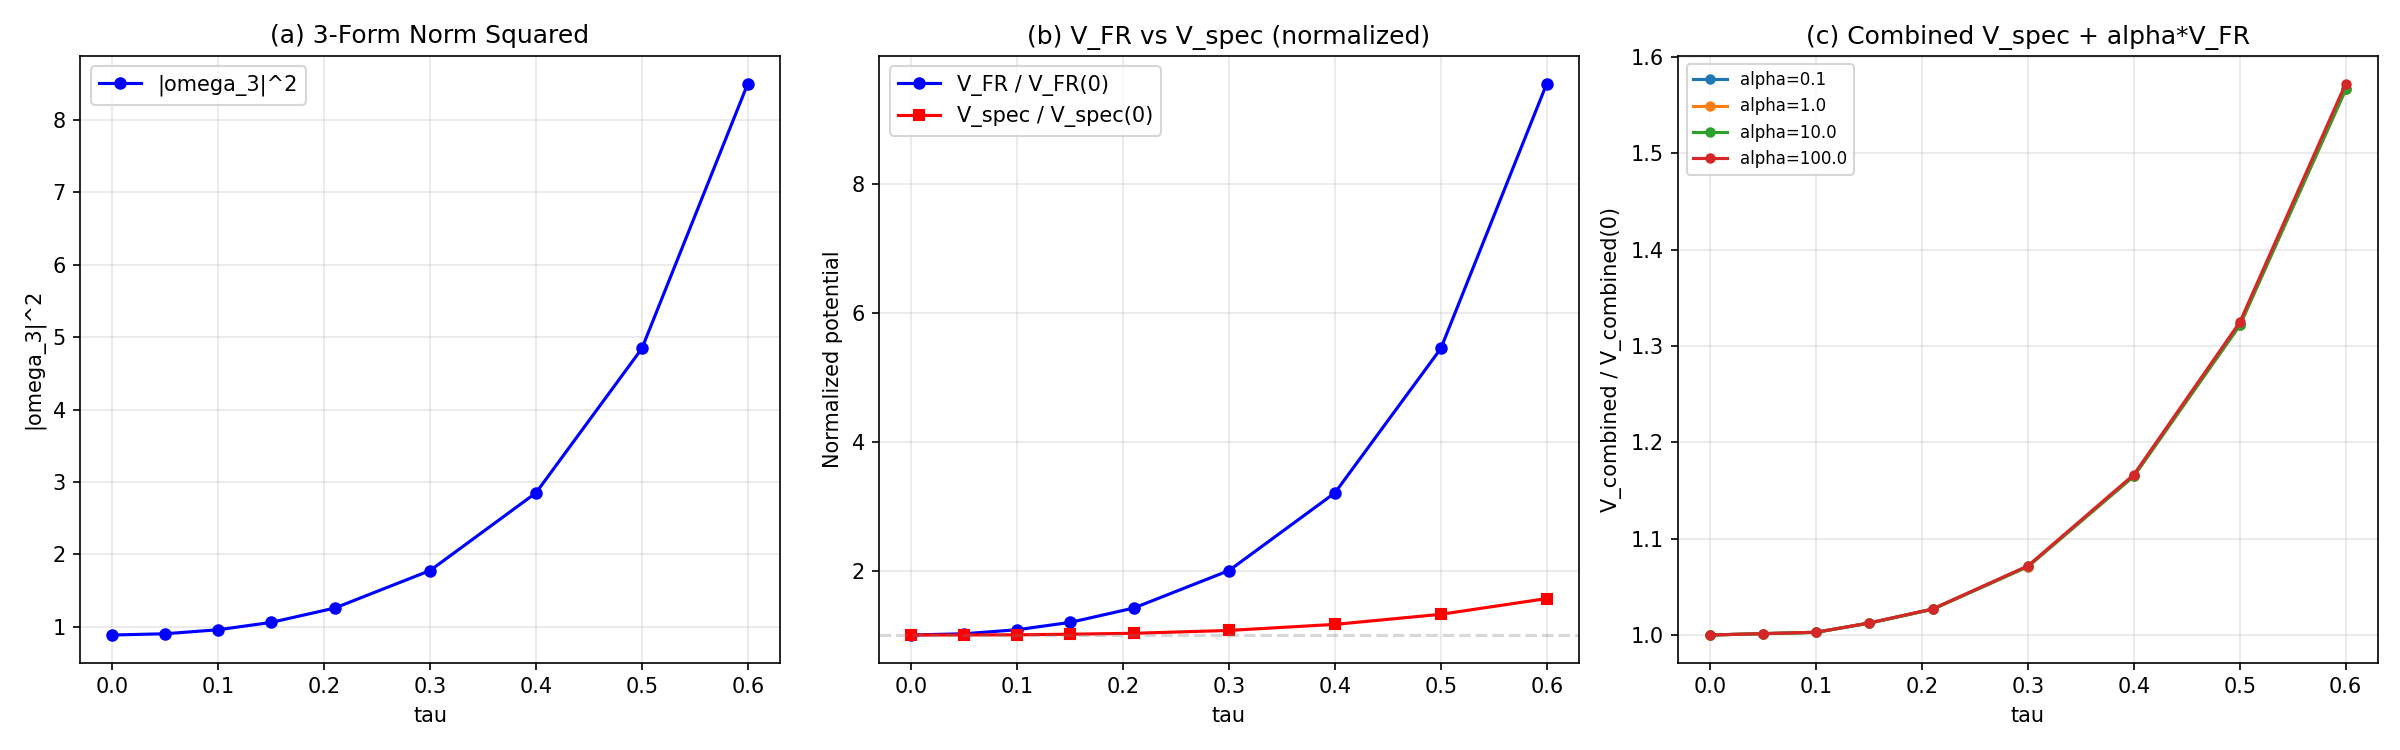

The Python source for this figure:
"""
BA-31-4: 3-Form Norm and Freund-Rubin Potential
=================================================

Computes the SU(3) canonical 3-form omega_3 = f_{abc} e^a ^ e^b ^ e^c
and its norm squared |omega_3|^2(tau) on the Jensen-deformed metric.

The Freund-Rubin potential contribution:
  V_FR(tau) = alpha_FR * |omega_3|^2(tau) / Vol(K)^2

If V_FR is non-monotonic or decreasing, it can compete with V_spec
to produce a stabilization minimum.

Gate BA-31-fr:
  STABILIZATION POSSIBLE if dV_FR/dtau < 0 for tau in [0.05, 0.50]
  FAIL if V_FR also monotonically increasing in tau

Author: sim (phonon-exflation-sim), Session 31Aa
Date: 2026-03-02
"""

import numpy as np
import matplotlib
matplotlib.use('Agg')
import matplotlib.pyplot as plt
import sys
import os
import time

sys.path.insert(0, os.path.join(os.path.dirname(os.path.abspath(__file__))))

from dirac_spectrum import (
    su3_generators, compute_structure_constants, compute_killing_form,
    jensen_metric
)


def compute_3form_norm_sq(f_abc, g_inv):
    """
    Compute |omega_3|^2 = f_{abc} f_{def} g^{ad} g^{be} g^{cf}.

    The 3-form omega_3 = (1/3!) f_{abc} e^a ^ e^b ^ e^c.
    Its norm squared (in the convention |omega|^2 = (1/3!) omega_{abc} omega^{abc}):
      |omega_3|^2 = (1/3!) f_{abc} f_{def} g^{ad} g^{be} g^{cf}

    We compute the UN-normalized version first: f_{abc} f^{abc}.
    The factor of 1/3! is a convention choice -- we'll be consistent.

    Args:
        f_abc: (8,8,8) structure constants
        g_inv: (8,8) inverse metric

    Returns:
        norm_sq: scalar, f_{abc} f^{abc} = f_{abc} f_{def} g^{ad} g^{be} g^{cf}
    """
    # Raise all indices: f^{abc} = f_{def} g^{da} g^{eb} g^{fc}
    f_up = np.einsum('def,da,eb,fc->abc', f_abc, g_inv, g_inv, g_inv)
    # Contract: f_{abc} f^{abc}
    norm_sq = np.einsum('abc,abc->', f_abc, f_up)
    return norm_sq


def main():
    t_start = time.time()

    print("=" * 70)
    print("BA-31-4: 3-FORM NORM AND FREUND-RUBIN POTENTIAL")
    print("=" * 70)

    # Initialize
    gens = su3_generators()
    f_abc = compute_structure_constants(gens)
    B_ab = compute_killing_form(f_abc)

    # Print structure constant norms for validation
    f_sq = np.sum(f_abc**2)
    print(f"\nSU(3) structure constants: sum f_abc^2 = {f_sq:.6f}")
    print(f"Killing form B_00 = {B_ab[0,0]:.6f} (should be -3.0)")

    # Standard SU(3) f_{abc} values for validation
    # f_{123}=1, f_{147}=f_{246}=f_{257}=f_{345}=1/2,
    # f_{156}=f_{367}=-1/2, f_{458}=f_{678}=sqrt(3)/2
    # In 0-indexed: f_{012}=1, f_{036}=f_{135}=f_{146}=f_{234}=1/2, etc.
    print(f"f_012 = {f_abc[0,1,2]:.6f} (should be 1.0)")
    print(f"f_036 = {f_abc[0,3,6]:.6f} (should be 0.5)")
    print(f"f_347 = {f_abc[3,4,7]:.6f} (should be sqrt(3)/2 = {np.sqrt(3)/2:.6f})")

    # Tau values
    tau_values = np.array([0.0, 0.05, 0.10, 0.15, 0.21, 0.30, 0.40, 0.50, 0.60])

    omega_sq = np.zeros(len(tau_values))
    vol_K = np.zeros(len(tau_values))
    R_K = np.zeros(len(tau_values))

    print(f"\n{'tau':>6} {'|omega_3|^2':>14} {'Vol(K)':>10} {'V_FR (a=1)':>12}")

    for i, tau in enumerate(tau_values):
        g_s = jensen_metric(B_ab, tau)
        g_inv = np.linalg.inv(g_s)

        # Compute |omega_3|^2
        omega_sq[i] = compute_3form_norm_sq(f_abc, g_inv)

        # Volume: sqrt(det(g)) * standard volume of SU(3)
        # On Jensen curve, Vol = const = Vol_0 by construction
        vol_K[i] = np.sqrt(np.linalg.det(g_s))

        # Simple report
        V_FR = omega_sq[i] / vol_K[i]**2
        print(f"{tau:6.2f} {omega_sq[i]:14.6f} {vol_K[i]:10.6f} {V_FR:12.6f}")

    # ========================================================================
    # Compare to V_spec
    # ========================================================================
    vspec_data = np.load('computations/session-24/s24a_vspec.npz')
    tau_vspec = vspec_data['tau']
    # Use rho=0.01 as reference V_spec (standard cutoff)
    V_spec = vspec_data['V_spec_rho_0p010']

    # Interpolate V_spec to our tau values
    V_spec_interp = np.interp(tau_values, tau_vspec, V_spec)

    # Normalize both to [0,1] for comparison
    omega_norm = omega_sq / omega_sq[0]  # relative to tau=0
    V_spec_norm = V_spec_interp / V_spec_interp[0]

    # V_FR = |omega_3|^2 / Vol^2 (Vol constant on Jensen curve)
    V_FR = omega_sq / vol_K**2
    V_FR_norm = V_FR / V_FR[0]

    print(f"\n--- Normalized to tau=0 ---")
    print(f"{'tau':>6} {'|omega|^2/|omega|^2_0':>22} {'V_spec/V_spec_0':>18} {'V_FR/V_FR_0':>14}")
    for i, tau in enumerate(tau_values):
        print(f"{tau:6.2f} {omega_norm[i]:22.6f} {V_spec_norm[i]:18.6f} {V_FR_norm[i]:14.6f}")

    # ========================================================================
    # Check monotonicity of V_FR
    # ========================================================================
    dV_FR = np.diff(V_FR) / np.diff(tau_values)
    FR_increasing = np.all(dV_FR >= 0)
    FR_decreasing = np.all(dV_FR <= 0)

    print(f"\ndV_FR/dtau profile:")
    for i in range(len(dV_FR)):
        mid_tau = 0.5 * (tau_values[i] + tau_values[i+1])
        print(f"  tau={mid_tau:.3f}: dV_FR/dtau = {dV_FR[i]:.6f}")

    print(f"\nV_FR monotonically increasing: {FR_increasing}")
    print(f"V_FR monotonically decreasing: {FR_decreasing}")
    print(f"V_FR non-monotonic: {not FR_increasing and not FR_decreasing}")

    # ========================================================================
    # Check if combined V_spec + alpha*V_FR has a minimum
    # ========================================================================
    print(f"\n--- Combined potential V_spec + alpha * V_FR ---")
    alpha_values = [0.01, 0.1, 1.0, 10.0, 100.0, 1000.0]
    min_results = []

    for alpha in alpha_values:
        V_combined = V_spec_interp + alpha * V_FR
        # Normalize
        V_comb_norm = V_combined / V_combined[0]
        # Check for interior minimum
        dV = np.diff(V_combined)
        has_min = False
        min_tau = np.nan
        for k in range(len(dV) - 1):
            if dV[k] < 0 and dV[k+1] > 0:
                has_min = True
                min_tau = tau_values[k+1]
                break

        status = f"MIN at tau~{min_tau:.2f}" if has_min else "MONOTONIC"
        min_results.append((alpha, has_min, min_tau))
        print(f"  alpha={alpha:8.2f}: {status}  "
              f"V_comb(0.0)={V_combined[0]:.4f}, V_comb(0.60)={V_combined[-1]:.4f}")

    # ========================================================================
    # Gate verdict
    # ========================================================================
    print("\n" + "=" * 70)
    print("GATE BA-31-fr ASSESSMENT")
    print("=" * 70)

    if FR_decreasing or (not FR_increasing and not FR_decreasing):
        if FR_decreasing:
            verdict = "STABILIZATION POSSIBLE"
            print(f"  V_FR monotonically DECREASING in tau.")
        else:
            verdict = "STABILIZATION POSSIBLE"
            print(f"  V_FR NON-MONOTONIC in tau.")
        print(f"  V_FR has opposite tau-dependence to V_spec.")
        print(f"  --> BA-31-fr: {verdict}")
        any_min = any(has for _, has, _ in min_results)
        if any_min:
            for a, has, mt in min_results:
                if has:
                    print(f"      Combined minimum found at alpha={a:.2f}, tau~{mt:.2f}")
    else:
        # V_FR increasing -- check if it's LESS increasing than V_spec
        # so ratio V_FR/V_spec could still help
        if omega_norm[-1] < V_spec_norm[-1]:
            verdict = "FAIL (WEAKER GROWTH)"
            print(f"  V_FR monotonically increasing, but grows SLOWER than V_spec.")
            print(f"  V_FR(0.6)/V_FR(0) = {V_FR_norm[-1]:.4f}")
            print(f"  V_spec(0.6)/V_spec(0) = {V_spec_norm[-1]:.4f}")
            print(f"  V_FR cannot create a minimum against V_spec.")
        else:
            verdict = "FAIL"
            print(f"  V_FR monotonically increasing in tau (same sign as V_spec).")
        print(f"  --> BA-31-fr: {verdict}")

    # ========================================================================
    # Save
    # ========================================================================
    np.savez('computations/session-31/s31alt_3form_potential.npz',
             tau_values=tau_values,
             omega_3_sq=omega_sq,
             vol_K=vol_K,
             V_FR=V_FR,
             V_spec_interp=V_spec_interp,
             V_FR_norm=V_FR_norm,
             V_spec_norm=V_spec_norm,
             dV_FR_dtau=dV_FR,
             verdict=np.array(verdict))
    print(f"\nSaved: computations/session-31/s31alt_3form_potential.npz")

    # ========================================================================
    # Plot
    # ========================================================================
    fig, axes = plt.subplots(1, 3, figsize=(16, 5))

    # (a) Raw quantities
    ax = axes[0]
    ax.plot(tau_values, omega_sq, 'b-o', label='|omega_3|^2', markersize=5)
    ax.set_xlabel('tau')
    ax.set_ylabel('|omega_3|^2')
    ax.set_title('(a) 3-Form Norm Squared')
    ax.grid(True, alpha=0.3)
    ax.legend()

    # (b) Normalized comparison
    ax = axes[1]
    ax.plot(tau_values, V_FR_norm, 'b-o', label='V_FR / V_FR(0)', markersize=5)
    ax.plot(tau_values, V_spec_norm, 'r-s', label='V_spec / V_spec(0)', markersize=5)
    ax.axhline(1.0, color='gray', linestyle='--', alpha=0.3)
    ax.set_xlabel('tau')
    ax.set_ylabel('Normalized potential')
    ax.set_title('(b) V_FR vs V_spec (normalized)')
    ax.legend()
    ax.grid(True, alpha=0.3)

    # (c) Combined potential for select alpha values
    ax = axes[2]
    for alpha in [0.1, 1.0, 10.0, 100.0]:
        V_comb = V_spec_interp + alpha * V_FR
        V_comb_n = V_comb / V_comb[0]
        ax.plot(tau_values, V_comb_n, '-o', label=f'alpha={alpha}', markersize=4)
    ax.set_xlabel('tau')
    ax.set_ylabel('V_combined / V_combined(0)')
    ax.set_title('(c) Combined V_spec + alpha*V_FR')
    ax.legend(fontsize=8)
    ax.grid(True, alpha=0.3)

    plt.tight_layout()
    plt.savefig('computations/session-31/s31alt_3form_potential.png', dpi=150)
    print(f"Saved: computations/session-31/s31alt_3form_potential.png")

    elapsed = time.time() - t_start
    print(f"\nTotal runtime: {elapsed:.1f}s")
    print(f"\nGATE BA-31-fr: {verdict}")

    return verdict


if __name__ == '__main__':
    main()
